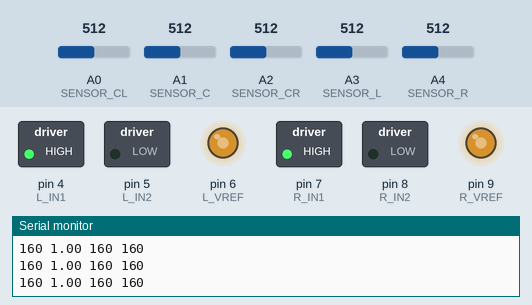
This sketch was run on a simulated Arduino Uno, built with avr-gcc and run on an emulated ATmega328P. Parts: switched loads named in the sketch (green lamp = pin HIGH), output pins drawn as LEDs (lit = HIGH), the last lines printed to the serial monitor. The test bench sets the inputs (shaded band); at power-on: A0 (SENSOR_CL) = 512, A1 (SENSOR_C) = 512, A3 (SENSOR_L) = 512, A2 (SENSOR_CR) = 512, A4 (SENSOR_R) = 512.

Above: at 1.2 s.
1.3 s: A0 (SENSOR_CL) set to 962
4.3 s: A0 (SENSOR_CL) set to 992
At 4.8 s:
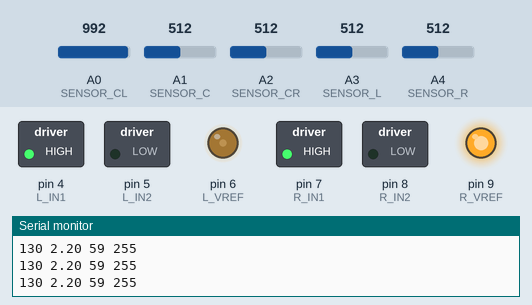
5.8 s: A1 (SENSOR_C) set to 971
7.3 s: A1 (SENSOR_C) set to 994
At 7.8 s:
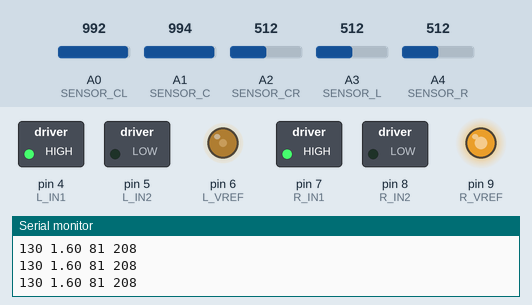
8.8 s: A3 (SENSOR_L) set to 967
10.3 s: A3 (SENSOR_L) set to 994
At 11.4 s:
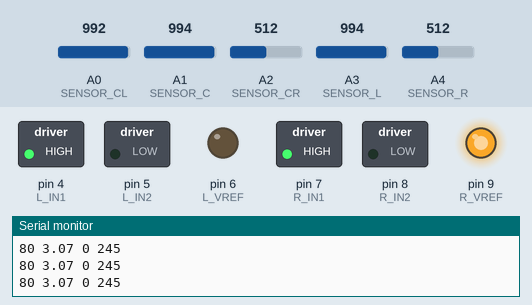
Timing chart, 0 to 12.8 s (numbered marks = the images above; inputs shaded):
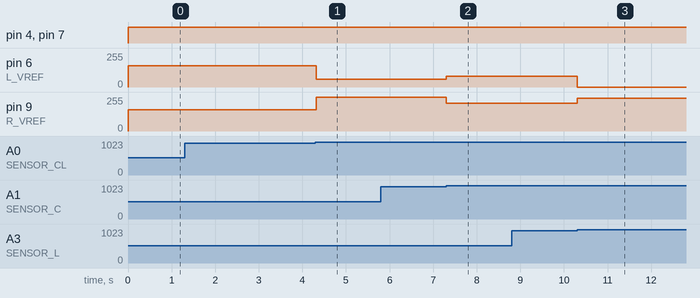

The sketch:

linetrace_1.ino
```cpp
//Motor Driver L : Digital Pin
#define L_IN1 4
#define L_IN2 5
#define L_VREF 6
//Motor Driver R : Digital Pin
#define R_IN1 7
#define R_IN2 8
#define R_VREF 9
//Sensor : Analog In
#define SENSOR_L A3
#define SENSOR_CL A0
#define SENSOR_C A1
#define SENSOR_CR A2
#define SENSOR_R A4
//Sensor Thereshold
#define TH_L 980
#define TH_CL 980
#define TH_C 980
#define TH_CR 980
#define TH_R 980
//Weight
#define W_VL -10.0
#define W_L -5.0
#define W_CL -1.2
#define W_C 0.0
#define W_CR 1.2
#define W_R 5.0
#define W_VR 10.0
//Speed
#define SPEED 160
#define SUB1 30
#define SUB2 50
#define SUB3 100
#define T_SPEED 255
#define B_TH 39
#define B_SPEED 0
#define COEF 10  // turn_L(R)の引数


boolean l_flag = false;
boolean r_flag = false;
boolean err_flag = false;

void setup() {
  pinMode(L_IN1, OUTPUT);
  pinMode(L_IN2, OUTPUT);
  pinMode(R_IN1, OUTPUT);
  pinMode(R_IN2, OUTPUT);
  Serial.begin(9600);

}

void loop() {
  int L = analogRead(SENSOR_L);
  int CL = analogRead(SENSOR_CL);
  int C = analogRead(SENSOR_C);
  int CR = analogRead(SENSOR_CR);
  int R = analogRead(SENSOR_R);

  double weight = 0;
  int counter = 0;
  int l_sum = 0;
  int r_sum = 0;

  int sub1 = 0;
  int sub2 = 0;
  int sub3 = 0;

  if(C > TH_C){
    weight += W_C;
    ++counter;
  }
  if(L > TH_L){
      weight += W_L;
      ++counter;
      ++l_sum;
      sub2 = SUB2;
  }
  if(CL > TH_CL){
      weight += W_CL;
      ++counter;
      ++l_sum;
      sub1 = SUB1;
  }
  if(CR > TH_CR){
      weight += W_CR;
      ++counter;
      ++r_sum;
      sub1 = SUB1;
  }
  if(R > TH_R){
      weight += W_R;
      ++counter;
      ++r_sum;
      sub2 = SUB2;
  }

  if(l_sum == r_sum){

  }else if(l_sum > r_sum){
    l_flag = true;
    r_flag = false;
  }else{
    l_flag = false;
    r_flag = true;
  }

  if(counter == 0){
    //sub3 = SUB3;
    if(l_flag == true){
      weight += W_VL;
      ++counter;
    }else if(r_flag == true){
      weight += W_VR;
      ++counter;
    }else{
      weight = 0;
      counter = 1;
    }
  }

  weight = abs(weight);
  weight /= counter;
  weight += 1;

  if(l_flag == true){
    turn_l(SPEED - sub1 - sub2, weight);
  }else if(r_flag == true){
    turn_r(SPEED - sub1 - sub2 - sub3, weight);
  }else{
    turn_r(SPEED - sub1 - sub2 - sub3, 1.0);
  }
}


void turn_l(int speed, double weight){
  int l_speed = SPEED;
  int r_speed = SPEED;

  if(speed*weight > T_SPEED){
    r_speed = T_SPEED;
  }else{
    r_speed = (int)speed*weight;
  }
  if(speed/weight < B_TH){
    l_speed = B_SPEED;
  }else{
    l_speed = (int)speed/weight;
  }

  analogWrite(L_VREF, l_speed);
  analogWrite(R_VREF, r_speed);
  digitalWrite(L_IN1, HIGH);
  digitalWrite(L_IN2, LOW);
  digitalWrite(R_IN1, HIGH);
  digitalWrite(R_IN2, LOW);

  Serial.print(speed);
  Serial.print(" ");
  Serial.print(weight);
  Serial.print(" ");
  Serial.print(l_speed);
  Serial.print(" ");
  Serial.print(r_speed);
  Serial.print(" \n");
}

void turn_r(int speed, double weight){
  int l_speed = SPEED;
  int r_speed = SPEED;

  if(speed*weight > T_SPEED){
    l_speed = T_SPEED;
  }else{
    l_speed = (int)speed*weight;
  }
  if(speed/weight < B_TH){
    r_speed = B_SPEED;
  }else{
    r_speed = (int)speed/weight;
  }

  analogWrite(L_VREF, l_speed);
  analogWrite(R_VREF, r_speed);
  digitalWrite(L_IN1, HIGH);
  digitalWrite(L_IN2, LOW);
  digitalWrite(R_IN1, HIGH);
  digitalWrite(R_IN2, LOW);

  Serial.print(speed);
  Serial.print(" ");
  Serial.print(weight);
  Serial.print(" ");
  Serial.print(l_speed);
  Serial.print(" ");
  Serial.print(r_speed);
  Serial.print(" \n");
}
```

Measured:
- the behaviour switches between 980 and 981 on A0 (SENSOR_CL) (found by bisection; images 0 and 1)
- the behaviour switches between 980 and 981 on A3 (SENSOR_L) (found by bisection; images 2 and 3)
- after the input at 4.3 s, pin 6 (L_VREF): 160/255 → 59/255 at once; pin 9 (R_VREF): 160/255 → 255/255 at once
- after the input at 7.3 s, pin 6 (L_VREF): 59/255 → 81/255 at once; pin 9 (R_VREF): 255/255 → 208/255 at once
- after the input at 10.3 s, pin 6 (L_VREF): 81/255 → 0/255 at once; pin 9 (R_VREF): 208/255 → 245/255 at once
